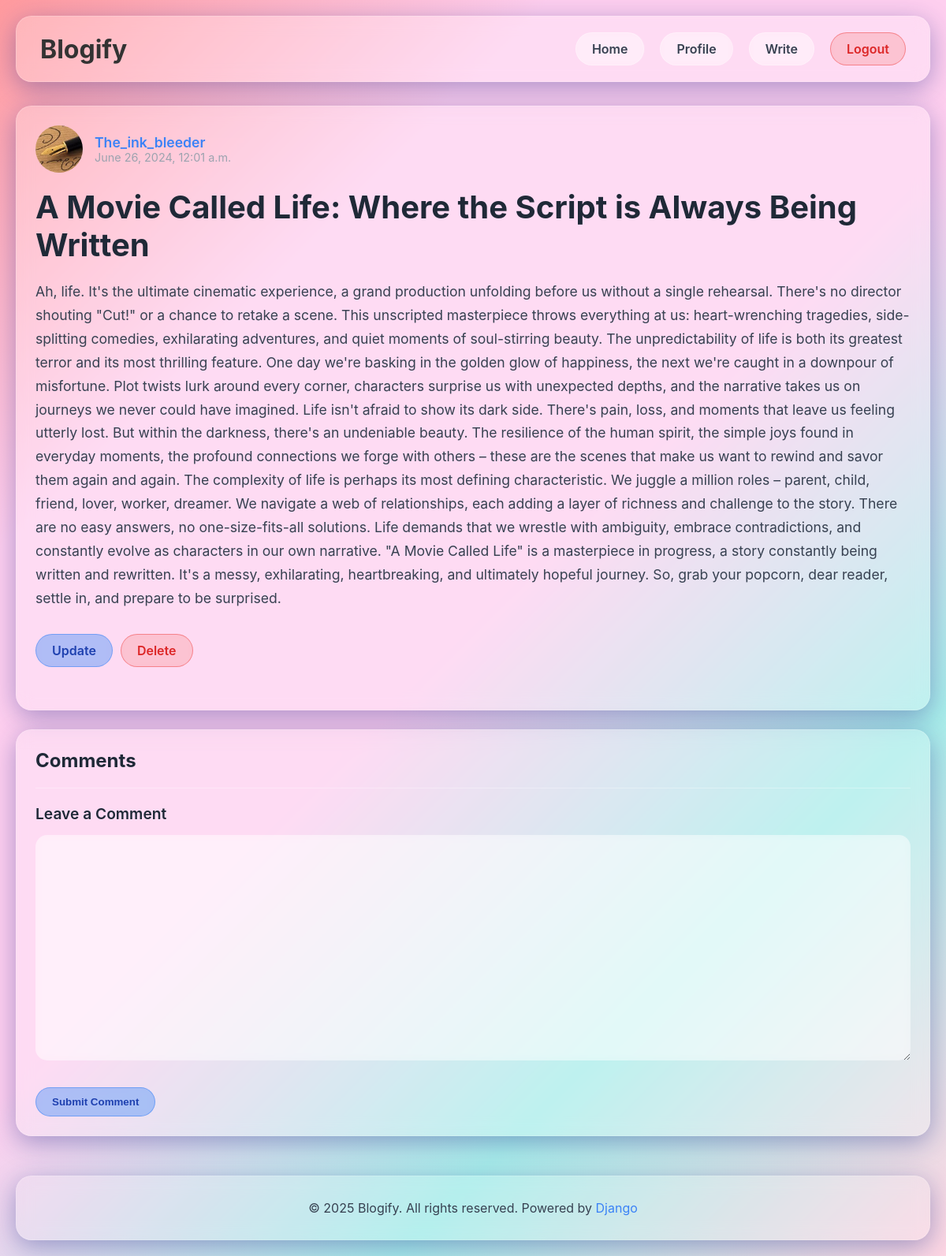
Page /post/2/ (signed in) on the committed database.
### main/models.py (models this page shows, shortened)
class Post(models.Model):
    title = models.CharField(max_length=200)
    content = RichTextField(config_name='blog_post')
    author = models.ForeignKey(User, on_delete=models.CASCADE)
    created_at = models.DateTimeField(default=timezone.now)
    updated_at = models.DateTimeField(auto_now=True)
    published_at = models.DateTimeField(blank=True, null=True, default=timezone.now)
    slug = models.SlugField(unique=True)

### users/models.py (models this page shows, shortened)
class Profile(models.Model):
    user = models.OneToOneField(User, on_delete=models.CASCADE)
    image = models.ImageField(blank=True, null='True', upload_to= user_directory_path, default= 'profile_pics/blank_profile.jpeg')
    bio = models.TextField(blank=True, default='')
    phone_number = PhoneNumberField()
    slug = models.SlugField(unique=True, blank=True, null=True)

### main/views.py (the view)
# urls.py: path('post/<int:pk>/', views.post_detail, name='post-detail'),
@login_required
def post_detail(request, pk):
    post = get_object_or_404(Post, pk=pk)
    comments = post.comments.all()
    if request.method == "POST":
        comment_form = CommentForm(request.POST)
        if comment_form.is_valid():
            new_comment = comment_form.save(commit=False)
            new_comment.post = post
            new_comment.author = request.user
            new_comment.save()
            return redirect('post-detail', pk=post.pk)
    else:
        comment_form = CommentForm()
    return render(request, 'views/post_detail.html',{'post': post, 'comments': comments, 'comment_form': comment_form})

### main/forms.py
class CommentForm(forms.ModelForm):
    class Meta:
        model = Comment
        fields = ['content']

### main/templates/views/post_detail.html (shortened to what this page needs)
{% extends "base/base.html" %}
{% load static %}
{% block 'home'%}
<a href="{% url 'home' %}">
    Home
</a>
{% endblock %}
{% block 'content' %}
<article class="glass-card">
    <div style="display: flex; align-items: center; gap: 15px; margin-bottom: 20px;">
        <img src="{{ post.author.profile.image.url }}" alt="Author"
             style="width: 60px; height: 60px; border-radius: 50%; object-fit: cover;">
        <div>
            {% if post.author.profile %}
            <a href="{% url 'profile-detail' post.author.profile.slug %}"
               style="color: #3b82f6; text-decoration: none; font-weight: 600; font-size: 1.1rem;">{{ post.author }}</a>
            {% else %}
            <a href="#" style="color: #3b82f6; text-decoration: none; font-weight: 600; font-size: 1.1rem;">{{ post.author }}</a>
            {% endif %}
            <div style="color: #9ca3af; font-size: 0.9rem;">{{ post.published_at }}</div>
        </div>
    </div>
    <h1 style="font-size: 2.5rem; font-weight: 700; color: #1f2937; margin-bottom: 20px; line-height: 1.2;">
        {{ post.title }}
    </h1>
    <div class="post-content" style="color: #374151; font-size: 1.1rem; line-height: 1.7; margin-bottom: 30px;">
        {{ post.content|safe }}
    </div>
    {% if user == post.author %}
    <div style="display: flex; gap: 10px; margin-bottom: 30px;">
        <a href="{% url 'post-update' pk=post.pk %}" class="btn btn-primary">Update</a>
        <a href="{% url 'post-delete' pk=post.pk %}" class="btn btn-outline-danger">Delete</a>
    </div>
    {% endif %}
</article>
<div class="glass-card">
    <h3 style="font-size: 1.5rem; font-weight: 700; color: #1f2937; margin-bottom: 20px;">Comments</h3>
    <div style="border-top: 1px solid rgba(255, 255, 255, 0.3); padding-top: 20px; margin-top: 20px;">
        <h4 style="font-size: 1.2rem; font-weight: 600; color: #1f2937; margin-bottom: 15px;">Leave a Comment</h4>
        <form method="post">
            <div style="margin-bottom: 15px;">
                {{ comment_form.content }}
            </div>
            <button type="submit" class="btn btn-primary">Submit Comment</button>
        </form>
    </div>
</div>
{% endblock %}

### main/static/css/glassmorphism.css (style rules this page uses)
* { margin: 0; padding: 0; box-sizing: border-box; }
body { font-family: -apple-system, BlinkMacSystemFont, 'Segoe UI', Roboto, sans-serif; background: linear-gradient(135deg, #ff9a9e 0%, #fecfef 25%, #fecfef 50%, #a8edea 75%, #fed6e3 100%); min-height: 100vh; padding: 20px; }
.glass-card { background: rgba(255, 255, 255, 0.25); -webkit-backdrop-filter: blur(10px); backdrop-filter: blur(10px); border-radius: 20px; border: 1px solid rgba(255, 255, 255, 0.18); padding: 24px; margin-bottom: 24px; box-shadow: 0 8px 32px 0 rgba(31, 38, 135, 0.37); }
.nav-links a { color: #374151; text-decoration: none; font-weight: 600; padding: 10px 20px; border-radius: 25px; background: rgba(255, 255, 255, 0.3); -webkit-backdrop-filter: blur(5px); backdrop-filter: blur(5px); border: 1px solid rgba(255, 255, 255, 0.3); transition: all 0.3s ease; }
.btn { padding: 10px 20px; border-radius: 25px; font-weight: 600; text-decoration: none; display: inline-block; transition: all 0.3s ease; cursor: pointer; border: none; -webkit-backdrop-filter: blur(5px); backdrop-filter: blur(5px); }
.btn-outline-danger { background: rgba(239, 68, 68, 0.2) !important; border: 1px solid rgba(239, 68, 68, 0.5) !important; color: #dc2626 !important; font-weight: 600; }
.btn-primary { background: rgba(59, 130, 246, 0.4); border: 1px solid rgba(59, 130, 246, 0.5); color: #1e40af; }
input[type="text"], input[type="email"], input[type="password"], input[type="file"], textarea, select { width: 100%; padding: 15px 20px; border: none; border-radius: 15px; background: rgba(255, 255, 255, 0.4); -webkit-backdrop-filter: blur(5px); backdrop-filter: blur(5px); font-size: 1rem; outline: none; color: #374151; margin-bottom: 15px; font-family: inherit; resize: vertical; }
textarea { min-height: 120px; line-height: 1.6; }
body { background: linear-gradient(135deg, #ff9a9e 0%, #fecfef 25%, #fecfef 50%, #a8edea 75%, #fed6e3 100%) !important; min-height: 100vh !important; padding: 20px !important; }
html { background: linear-gradient(135deg, #ff9a9e 0%, #fecfef 25%, #fecfef 50%, #a8edea 75%, #fed6e3 100%) !important; }
.post-content { line-height: 1.7; }

### rows in the picture
Post: author.profile.image (picture), author "The_ink_bleeder", published_at "June 26, 2024, 12:01 a.m.", title "A Movie Called Life: Where the Script is Always Being Written", content "Ah, life. It's the ultimate cinematic experience, a grand production unfolding before us without a single rehearsal. There's no director shouting \"Cut!\" or a chance to retake a scene. This unscripted masterpiece throws everything at us: heart-wrenching tragedies, side-splitting comedies, exhilarating adventures, and quiet moments of soul-stirring beauty. The unpredictability of life is both its greatest terror and its most thrilling feature. One day we're basking in the golden glow of happiness, the next we're caught in a downpour of misfortune. Plot twists lurk around every corner, characters surprise us with unexpected depths, and the narrative takes us on journeys we never could have…"
